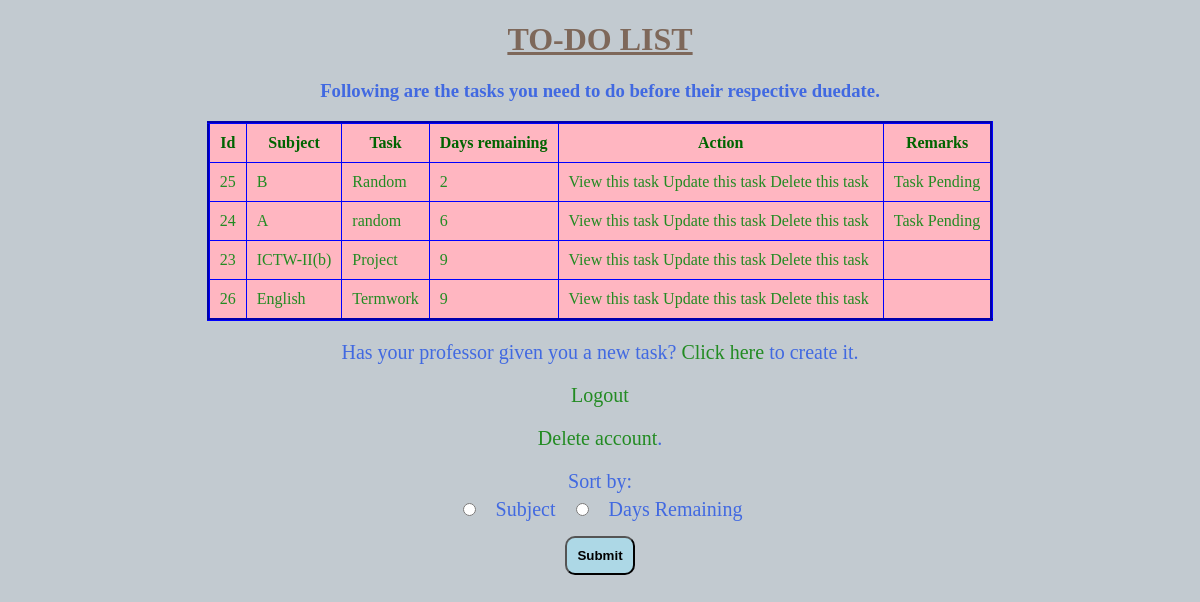
The app's page /todo.php (signed in) with its own data.
### tables this page shows
CREATE TABLE `tasks` (
  `id` int(11) NOT NULL,
  `userid` int(11) NOT NULL,
  `subject` varchar(25) NOT NULL,
  `task` varchar(255) NOT NULL,
  `days_remaining` int(11) NOT NULL
);

### todo.php (the view, shortened to what this page needs)
<!DOCTYPE html>
<html>
<head>
</head>
<body>
<center>
<?php
require_once "config.php";
if(isset($_SESSION["userid"])){
	$sql="Select * from tasks where userid='".$_SESSION["userid"]."' order by ".$_SESSION["choice"];
	if($result=$link->query($sql)){
		if(mysqli_num_rows($result) > 0){
			echo "<h1>TO-DO LIST</h1>";
			echo "<h3>Following are the tasks you need to do before their respective duedate.</h3>";
			echo "<table border='2'>";
			echo "<thead>";
			echo "<tr>";
			echo "<th>Id</th>";
			echo "<th>Subject</th>";
			echo "<th>Task</th>";
			echo "<th>Days remaining</th>";
			echo "<th>Action</th>";
			echo "<th>Remarks</th>";
			echo "</tr>";
			echo "</thead>";
			echo "<tbody>";
			while($row = mysqli_fetch_array($result)){
				echo "<tr>";
				echo "<td>" . $row['id'] . "</td>";
				echo "<td>" . $row['subject'] . "</td>";
				echo "<td>" . $row['task'] . "</td>";
				echo "<td>" . $row['days_remaining'] . "</td>";
				echo "<td>";
				echo "<a href='read.php?id=" . $row['id'] . "'>View this task</a>";
				echo "<a href='update.php?id=" . $row['id'] . "'>Update this task</a>";
				echo "<a href='delete.php?id=" . $row['id'] . "'>Delete this task</a>";
				echo "</td>";
				if($row['days_remaining']<7){
					echo "<td>Task Pending</td>";
				}
				else{
					echo "<td></td>";
				}
				echo "</tr>";
			}
			echo "</tbody>";
			echo "</table>";
			echo "<p>Has your professor given you a new task? <a href='create.php'>Click here</a> to create it.</p>";
		}
		else{
			echo "<p>You have not added any tasks in your to-do list.</p><br>";
			echo "<p><a href='create.php'>Click here</a> to add task.</p><br>";
		}
		echo "<p><a href='logout.php'>Logout</a></p>";
		echo "<p><a href='deluser.php'>Delete account</a>.</p>";
	}
}
else
	echo "<p>You haven't logged in to your account. <a href='login.php'>Click here</a> to login.</p>";
?>
<div>Sort by:
	<form method="POST" action="<?php echo htmlspecialchars($_SERVER["PHP_SELF"]); ?>">
	<input type="radio" id="subject" name="sort" value="subject">
	<label for="subject">Subject</label>
	<input type="radio" id="days_remaining" name="sort" value="days_remaining">
	<label for="days_remaining">Days Remaining</label><br>
	<input type="submit" value="Submit">
	</form>
</div>
</center>
</body>
</html>

### todo.php (style rules this page uses)
body { background-color: #C2CAD0; }
h1 { text-decoration: underline; color: #7E685A; }
h3 { color: royalblue; }
table { background-color: lightpink; color: darkgreen; border-collapse: collapse; border: 3px groove blue; }
a { text-decoration: none; color: forestgreen; }
th { padding: 10px; margin: 5px; color: darkgreen; }
tr, td { padding: 10px; margin: 5px; color: forestgreen; }
p,div { color: royalblue; font-size: 20px; }
label { padding: 5px; }
input { background-color: lightblue; color: black; font-weight: bold; padding: 10px; margin: 10px; border-radius: 10px; }

### records on screen
tasks: id "25", subject "B", task "Random", days_remaining "2", shows "Task Pending"
tasks: id "24", subject "A", task "random", days_remaining "6", shows "Task Pending"
tasks: id "23", subject "ICTW-II(b)", task "Project", days_remaining "9"
tasks: id "26", subject "English", task "Termwork", days_remaining "9"
